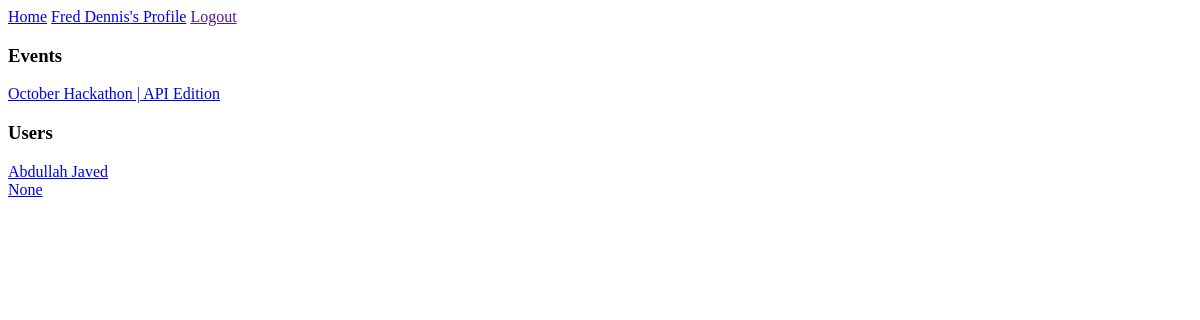
The page / (signed in) on the database as committed earlier.
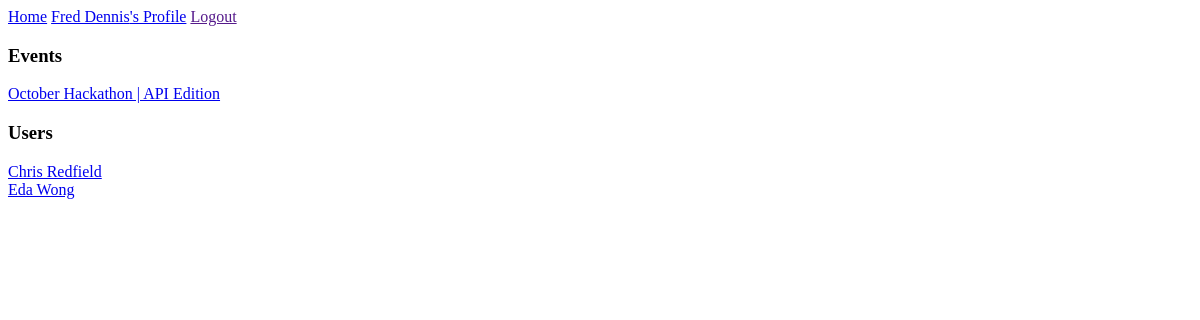
The same page on the database as committed later.
### base/models.py (models this page shows, shortened)
class Event(models.Model):
    name = models.CharField(max_length=200)
    description = models.TextField(max_length=500, null=True, blank=True)
    participants = models.ManyToManyField(User, blank=True)
    date = models.DateTimeField()
    upadated = models.DateTimeField(auto_now=True)
    created = models.DateTimeField(auto_now_add=True)

class User(AbstractUser):
    name = models.CharField(max_length=255, null=True)
    email = models.EmailField(unique=True, null=True)
    bio = models.TextField(null=True, blank=True)
    hackathon_participant = models.BooleanField(null=True,
                                                default=True)
    USERNAME_FIELD = 'email'
    REQUIRED_FIELDS = ['username']

### base/views.py (the view)
# urls.py: path('', views.home_page, name='home'),
def home_page(request):
    users = User.objects.filter(hackathon_participant=True)
    events = Event.objects.all()
    context = {'users': users, 'events': events}
    return render(request, 'home.html', context)

### templates/home.html
{% extends 'main.html' %}
{% block content %}
    <section>
        <h3>Events</h3>
        <div id='events--list'>
            {% for event in events %}
                <a href="{% url 'event' event.id %}">
                    <div>
                        {{ event.name }}
                    </div>
                </a>
            {% endfor %}
        </div>
    </section>
    <section>
        <h3>Users</h3>
        <div id='events--list'>
            {% for user in users %}
                <a href="{% url 'profile' user.id %}">
                    <div>
                        {{ user.name }}
                    </div>
                </a>
            {% endfor %}
        </div>
    </section>
{% endblock content %}

Rows that differ between the two databases and show on the page:
no longer on this page (row edited): User: name "Abdullah Javed"
changed User: name "None" → "Chris Redfield"
added User: name "Eda Wong"
